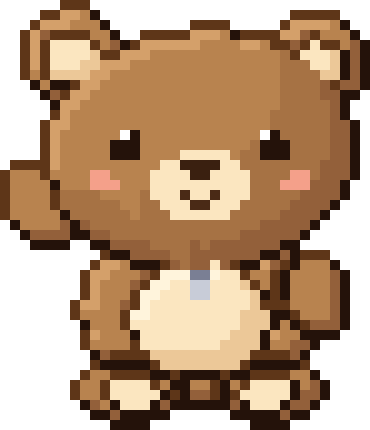

Python code for this plot:
#!/usr/bin/env python3
"""Pixel art reproducido de forma exacta. Generado por la skill pixel-art-exact.

Requiere solo Pillow:  pip install pillow
Uso:  python sprite1.py                 -> guarda sprite1.png
      from sprite1 import render; render(scale=8).save("x.png")
"""
from PIL import Image, ImageDraw

# Paleta: símbolo -> (R, G, B). '.' es el fondo.
PALETTE = {
    ".": (255, 255, 255),
    "A": (184, 131, 79),
    "B": (36, 18, 10),
    "C": (251, 230, 192),
    "D": (166, 114, 68),
    "E": (94, 54, 24),
    "F": (147, 96, 58),
    "G": (212, 160, 106),
    "H": (236, 200, 152),
    "I": (255, 244, 220),
    "J": (244, 160, 138),
    "K": (58, 32, 16),
    "L": (74, 42, 22),
    "M": (200, 204, 216),
    "N": (255, 255, 255),
    "O": (122, 127, 148),
}

# Cada fila = una fila de píxeles lógicos; cada letra = un color de PALETTE.
ROWS = [
    "......EEE............................",
    "....EEGGAB...................EEEEE...",
    "...EGGGAAAB........EEEE.....EGGGGAB..",
    "..EGFEEEEAAB..EEEEEGGGABEEEEGGFEAAAB.",
    "..EGECCCCEAFBEGGGGGGAAAAGGAEEFECEEAFB",
    "..EGECCCCHEEGGGAAAAAAAAAAAAADECCCHBFB",
    "..EGECCCHHGGGAAAAAAAAAAAAAAADDDCCHBFB",
    "..EAEHHHHGGAAAAAAAAAAAAAAAAADDDDHHBFB",
    "...BABBEGGAAAAAAAAAAAAAAAAAADDDDFEFFB",
    "....BFEGGAAAAAAAAAAAAAAAAAAADDDDFFBB.",
    ".....BGGAAAAAAAAAAAAAAAAAAAADDDDDFB..",
    ".....EGAAAAAAAAAAAAAAAAAAAADDDDDDFB..",
    "....EGGAAAAAAAAAAAAAAAAAAAADDDDDDFFB.",
    "....EGAAAAAANBAAAAAAAAAAAANBDDDDDFFB.",
    "....EGAAAAABBBAAAAAAAAAAADBBBDDDDFFB.",
    "....EGAAAAABBBAAAACCCCCADDBBBDDDDFFB.",
    ".EEEEGAAAAAAAAAACCKKKKCCDDDDDDDDFFFB.",
    "EAAAEAAAAJJAAAACCCCKKCCCCDDDDJJDFFFB.",
    "EAAAABAAAJJJAAACCCCCCCCCCDDDJJJFFFB..",
    "EAAAAEDDDDAAAADCCCLCCLCCCDDDDDFFFFB..",
    "EAAAAEDDDDDDAADDCCCLLCCCDDDDDFFFFB...",
    "EAAAAABDDDDDDADDDCCCCCCDDDDDFFFFB....",
    ".BAAAAFBFDDDDDDDDDDDDDDDDDFFFFFB.....",
    "..BFFFFBBFFDDDDDDDDDDDDDFFFFFFB......",
    "...BBBB..BBFFFFDDDDFDFFFFFFFBB.......",
    "..........EBBFFFFDDFFFFFFFBBFBEEE....",
    ".........EGGABBBEFDFFCFEBBGFEBAAAB...",
    "........EGGAAAFEIIIOOICCEAAEBAAAAFB..",
    "........EGAAAFEIICCMMCCCHEAEBAAAAFB..",
    "........EGAAAEIICCCMMCCCCHBEBAAAAFB..",
    ".......EGGAAFEICCCCCCCCCCHEEEAAAAFB..",
    ".......EAAAAEIICCCCCCCCCHHHBBEAAAFB..",
    "........BAAAECCCCCCCCCCCHHHBABEFFFB..",
    "........EGAAABCCCCCCCCCHHHBGAABBBB...",
    "........EAAAAECCCCCCCCHHHHBAAFFB.....",
    ".........BFEEEEHHHHHHHHHHEEEEFB......",
    ".........EBBBBBEHHHHHHHHEBBBBBE......",
    "........EAAEEEEBBEBBBBEBBEEEEAAB.....",
    ".......EAAECCCCEABBAAEBAECCCCBAFB....",
    ".......EAAECCCCCBEBFFEBECCCCCBFFB....",
    "........BFABCCCBFBBBBBBFBCCCBFFB.....",
    ".........BBFBBBBB......BBBBBFBB......",
    "...........BBBB..........BBBB........",
]

BACKGROUND = "."
CELL_X, CELL_Y = 1, 1      # tamaño original de cada píxel lógico en la imagen de origen
OFFSET_X, OFFSET_Y = 0, 0
CANVAS = (37, 43)              # tamaño original del lienzo


def _bounds(k, cell, offset):
    import math
    return math.floor(offset + k * cell), math.floor(offset + (k + 1) * cell)


def render(scale=None, transparent=False):
    """Dibuja el sprite SIN suavizado (rectángulos sólidos).

    scale=None  -> reproduce la imagen original (celda 1x1, lienzo 37x43).
    scale=int   -> sprite de 37x43 px ampliado por un entero, sin márgenes.
    transparent -> el fondo pasa a ser transparente (RGBA).
    """
    mode = "RGBA" if transparent else "RGB"
    if scale is None:
        cx, cy, ox, oy, size = CELL_X, CELL_Y, OFFSET_X, OFFSET_Y, CANVAS
    else:
        cx = cy = scale
        ox = oy = 0
        size = (len(ROWS[0]) * scale, len(ROWS) * scale)
    bg = PALETTE[BACKGROUND]
    bg_fill = (*bg, 0) if transparent else bg
    img = Image.new(mode, size, bg_fill)
    d = ImageDraw.Draw(img)
    for r, row in enumerate(ROWS):
        y0, y1 = _bounds(r, cy, oy)
        for c, ch in enumerate(row):
            if ch == BACKGROUND:
                continue
            x0, x1 = _bounds(c, cx, ox)
            d.rectangle([x0, y0, x1 - 1, y1 - 1], fill=(*PALETTE[ch], 255) if transparent else PALETTE[ch])
    return img


if __name__ == "__main__":
    render().save("sprite1.png")
    print("Guardado sprite1.png")
